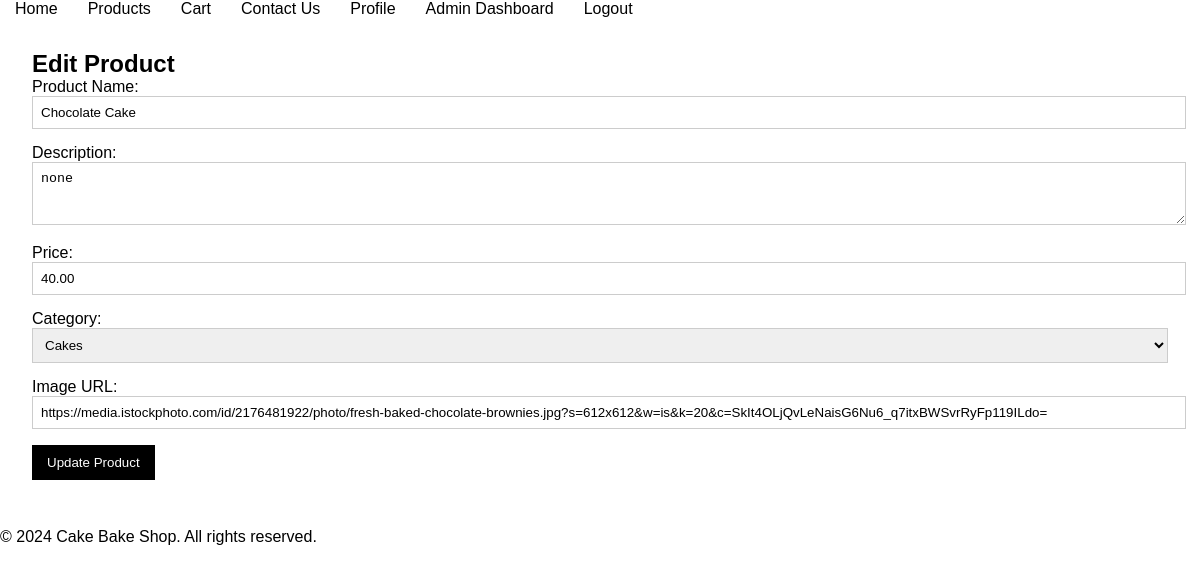
Page /edit_product.php?id=28 (signed in) on the committed database.
### tables this page shows
CREATE TABLE IF NOT EXISTS `products` (
  `id` int NOT NULL AUTO_INCREMENT,
  `name` varchar(100) NOT NULL,
  `description` text,
  `price` decimal(10,2) NOT NULL,
  `category_id` int DEFAULT NULL,
  `image_url` varchar(255) DEFAULT NULL,
  `created_at` timestamp NULL DEFAULT CURRENT_TIMESTAMP,
  PRIMARY KEY (`id`),
  KEY `idx_product_category` (`category_id`)
);

CREATE TABLE IF NOT EXISTS `categories` (
  `id` int NOT NULL AUTO_INCREMENT,
  `name` varchar(100) NOT NULL,
  `description` text,
  PRIMARY KEY (`id`)
);

### app/classes/Product.php (called while the page is built, shortened)
<?php
require_once 'Database.php';
class Product {
    private $conn;
    private $table = 'products';
    public function __construct() {
        $database = new Database();
        $this->conn = $database->getConnection();
    }
    public function getProductById($id) {
        $query = "SELECT * FROM " . $this->table . " WHERE id = :id LIMIT 1";
        $stmt = $this->conn->prepare($query);
        $stmt->bindParam(':id', $id);
        $stmt->execute();
        return $stmt->fetch(PDO::FETCH_ASSOC);
    }
}
?>

### app/classes/Database.php (called while the page is built, shortened)
<?php
class Database {
    private $host = 'localhost';
    private $db_name = 'inventory_management_system';
    private $username = 'root';
    private $password = '';
    public function getConnection() {
        $this->conn = null;
        try {
            $this->conn = new PDO("mysql:host={$this->host};dbname={$this->db_name}", $this->username, $this->password);
            $this->conn->setAttribute(PDO::ATTR_ERRMODE, PDO::ERRMODE_EXCEPTION);
        } catch (PDOException $exception) {
            echo "Connection error: " . $exception->getMessage();
        }
        return $this->conn;
    }
}
?>

### app/classes/Category.php (called while the page is built, shortened)
<?php
require_once 'Database.php';
class Category {
    private $conn;
    private $table = 'categories';
    public function __construct() {
        $database = new Database();
        $this->conn = $database->getConnection();
    }
    public function getAll() {
        $query = "SELECT * FROM " . $this->table;
        $stmt = $this->conn->prepare($query);
        $stmt->execute();
        return $stmt->fetchAll(PDO::FETCH_ASSOC);
    }
}
?>

### public/edit_product.php (the view, shortened to what this page needs)
<?php include '../templates/header.php'; ?>
<?php include '../templates/navbar.php'; ?>
<?php
require_once '../app/classes/Product.php';
require_once '../app/classes/Category.php';
$product = new Product();
$category = new Category();
$productId = $_GET['id'];
$productDetails = $product->getProductById($productId);
$categories = $category->getAll();
?>
<div class="container">
    <h2>Edit Product</h2>
    <form action="" method="POST">
        <div class="form-group">
            <label for="product_name">Product Name:</label>
            <input type="text" id="product_name" name="product_name" value="<?php echo htmlspecialchars($productDetails['name']); ?>" required>
        </div>
        <div class="form-group">
            <label for="description">Description:</label>
            <textarea id="description" name="description" rows="3" required><?php echo htmlspecialchars($productDetails['description']); ?></textarea>
        </div>
        <div class="form-group">
            <label for="price">Price:</label>
            <input type="number" id="price" name="price" value="<?php echo $productDetails['price']; ?>" step="0.01" required>
        </div>
        <div class="form-group">
            <label for="category_id">Category:</label>
            <select id="category_id" name="category_id" required>
                <?php foreach ($categories as $cat): ?>
                    <option value="<?php echo $cat['id']; ?>" <?php echo $cat['id'] == $productDetails['category_id'] ? 'selected' : ''; ?>>
                        <?php echo htmlspecialchars($cat['name']); ?>
                    </option>
                <?php endforeach; ?>
            </select>
        </div>
        <div class="form-group">
            <label for="image_url">Image URL:</label>
            <input type="text" id="image_url" name="image_url" value="<?php echo htmlspecialchars($productDetails['image_url']); ?>" required>
        </div>
        <button type="submit" class="btn-primary">Update Product</button>
    </form>
</div>
<?php include '../templates/footer.php'; ?>

### public/css/styles.css (style rules this page uses)
body, h1, h2, h3, p { margin: 0; padding: 0; font-family: Arial, sans-serif; }
body { background-color: #fff; color: #000; }
.container { padding: 1rem; margin: 1rem; }
.form-group { margin-bottom: 15px; }
.form-group label { display: block; }
.form-group input, .form-group textarea, .form-group select { width: 100%; padding: 8px; border: 1px solid #ccc; }
.btn-primary, .btn-secondary { display: flex; background-color: #000; color: #fff; padding: 10px 15px; margin-top: 1rem; margin-bottom: 1rem; border: none; cursor: pointer; text-decoration: none; }

### rows in the picture
products: product_name "Chocolate Cake", description "none", price "40.00", category_id "Cakes", image_url "https://media.istockphoto.com/id/2176481922/photo/fresh-baked-chocolate-brownies.jpg?s=612x612&w=is&k=20&c=SkIt4OLjQvLeNaisG6Nu6_q7itxBWSvrRyFp119ILdo="
